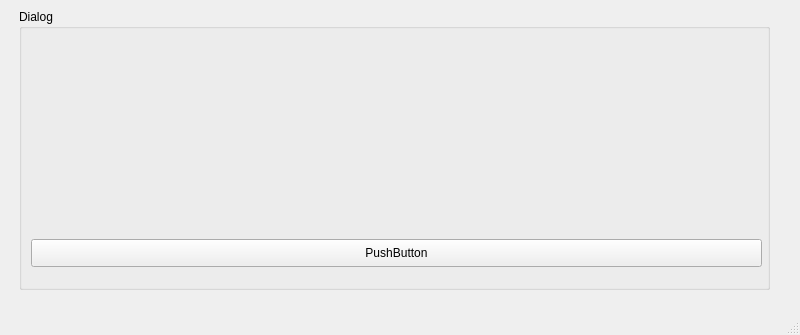
<?xml version="1.0" encoding="UTF-8"?>
<ui version="4.0">
 <class>MainWindow</class>
 <widget class="QMainWindow" name="MainWindow">
  <property name="geometry">
   <rect>
    <x>0</x>
    <y>0</y>
    <width>800</width>
    <height>335</height>
   </rect>
  </property>
  <property name="windowTitle">
   <string>MainWindow</string>
  </property>
  <widget class="QWidget" name="centralwidget">
   <widget class="QGroupBox" name="groupBox">
    <property name="geometry">
     <rect>
      <x>19</x>
      <y>9</y>
      <width>751</width>
      <height>281</height>
     </rect>
    </property>
    <property name="title">
     <string>Dialog</string>
    </property>
    <widget class="QPushButton" name="pushButton">
     <property name="geometry">
      <rect>
       <x>12</x>
       <y>230</y>
       <width>731</width>
       <height>28</height>
      </rect>
     </property>
     <property name="text">
      <string>PushButton</string>
     </property>
    </widget>
    <widget class="QLabel" name="label">
     <property name="geometry">
      <rect>
       <x>20</x>
       <y>90</y>
       <width>711</width>
       <height>71</height>
      </rect>
     </property>
     <property name="font">
      <font>
       <family>Monotype Corsiva</family>
       <pointsize>20</pointsize>
       <weight>75</weight>
       <italic>false</italic>
       <bold>true</bold>
      </font>
     </property>
     <property name="text">
      <string/>
     </property>
     <property name="alignment">
      <set>Qt::AlignCenter</set>
     </property>
    </widget>
   </widget>
  </widget>
  <widget class="QMenuBar" name="menubar">
   <property name="geometry">
    <rect>
     <x>0</x>
     <y>0</y>
     <width>800</width>
     <height>26</height>
    </rect>
   </property>
  </widget>
  <widget class="QStatusBar" name="statusbar"/>
 </widget>
 <resources/>
 <connections/>
</ui>
